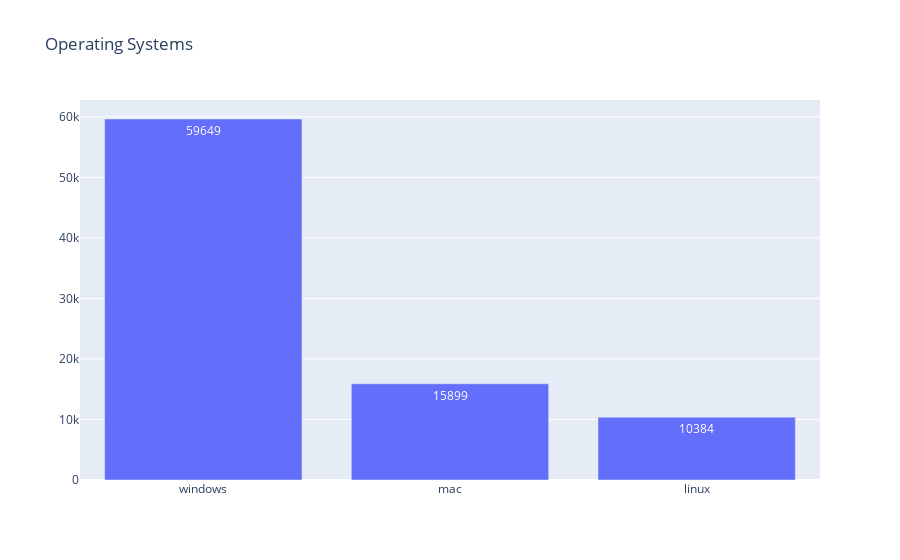

Write notebook code for a chart like this one.
### Code cell
x = ['windows', 'mac', 'linux']
y = [gamedf['windows'].sum(), gamedf['mac'].sum(), gamedf['linux'].sum()]

# Use textposition='auto' for direct text
fig = go.Figure(data=[go.Bar(
            x=x, y=y,
            text=y,
            textposition='auto',
    #marker_color=['#4169e1', '#4169e1', '#4169e1']
        )])
fig.update_layout(title_text='Operating Systems')
fig.show()

### Figure 1 — Plotly figure (JSON) as saved in the notebook; plotly's stock layout.template omitted (floating-point values rounded to 4 significant figures)
{"data": [{"text": ["59649", "15899", "10384"], "textposition": "auto", "type": "bar", "x": ["windows", "mac", "linux"], "y": [59649, 15899, 10384]}], "layout": {"title": {"text": "Operating Systems"}}}
